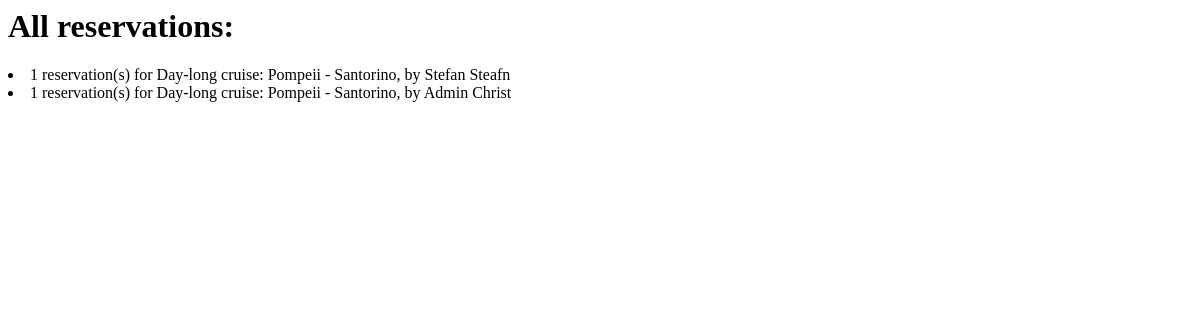
The page /reservation_list on the database as committed earlier.
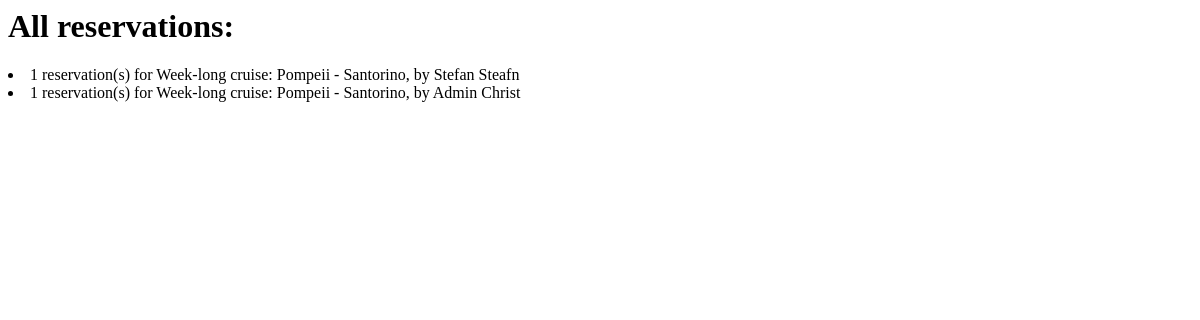
The same page on the database as committed later.
### main/models.py (models this page shows)
class Reservation(models.Model):
    TICKET_TYPES = [
        ("Economy", "Economy"),
        ("Business", "Business")
    ]
    cruise = models.ForeignKey(Cruise, on_delete=models.CASCADE)
    cruise_reservee = models.OneToOneField(SeaManagerCruiseUser, on_delete=models.CASCADE, primary_key=False)
    ticket_type = models.CharField(
        max_length=8,
        choices=TICKET_TYPES
    )
    number_of_tickets = models.IntegerField(default=1, blank=False, null=False)
    def __str__(self):
        return f'{self.number_of_tickets} reservation(s) for {self.cruise}, by {self.cruise_reservee}'

class Cruise(models.Model):
    CRUISE_TYPES = [
        ("Week-long", "Week-long"),
        ("Day-long", "Day-long")
    ]
    from_location = models.ForeignKey(CruiseLocation, related_name="from-location+", on_delete=models.CASCADE)
    to_location = models.ForeignKey(CruiseLocation, related_name="to-location+", on_delete=models.CASCADE)
    departure_date_time = models.DateTimeField()
    type = models.CharField(
        max_length=9,
        choices=CRUISE_TYPES
    )
    captain_name = models.ForeignKey(Captain, on_delete=models.CASCADE)
    econ_total_capacity = models.IntegerField()
    business_total_capacity = models.IntegerField()
    def __str__(self):
        return f'{self.type} cruise: {self.from_location} - {self.to_location}'

class CruiseLocation(models.Model):
    name = models.TextField(null=True, blank=True)
    def __str__(self):
        return self.name

class SeaManagerCruiseUser(AbstractBaseUser):
    username = models.CharField(
        max_length=30,
        unique=True
    )
    USERNAME_FIELD = 'username'
    name = models.CharField(
        max_length=30
    )
    surname = models.CharField(
        max_length=30
    )
    email = models.EmailField(
        default='email@example.com'
    )
    EGN = models.CharField(
        max_length=10
    )
    address = models.CharField(
        max_length=30
    )
    phone_number = models.CharField(
        max_length=15
    )
    is_staff = models.BooleanField(
        default=False,
        blank=True,
    )
    objects = AppUserManager()
    def __str__(self):
        return f'{self.name} {self.surname}'

### main/views.py (the view)
# urls.py: path("reservation_list", views.ReservationListView.as_view(), name="reservation_list"),
class ReservationListView(ListView):
    model = Reservation
    template_name = 'reservation_list.html'
    context_object_name = 'reservations'
    def get_context_data(self, **kwargs: Any) -> dict[str, Any]:
        context = super().get_context_data(**kwargs)
        return super().get_context_data(**kwargs)

### templates/reservation_list.html
<h1>All reservations:</h1>
{% for reservation in reservations %}
<li> {{ reservation }}</li>
{% endfor %}

Rows that differ between the two databases and show on the page:
changed through a linked row, Reservation: number_of_tickets+cruise+cruise_reservee "1 reservation(s) for Day-long cruise: Pompeii - Santorino, by Stefan Steafn" → "1 reservation(s) for Week-long cruise: Pompeii - Santorino, by Stefan Steafn"
changed through a linked row, Reservation: number_of_tickets+cruise+cruise_reservee "1 reservation(s) for Day-long cruise: Pompeii - Santorino, by Admin Christ" → "1 reservation(s) for Week-long cruise: Pompeii - Santorino, by Admin Christ"
